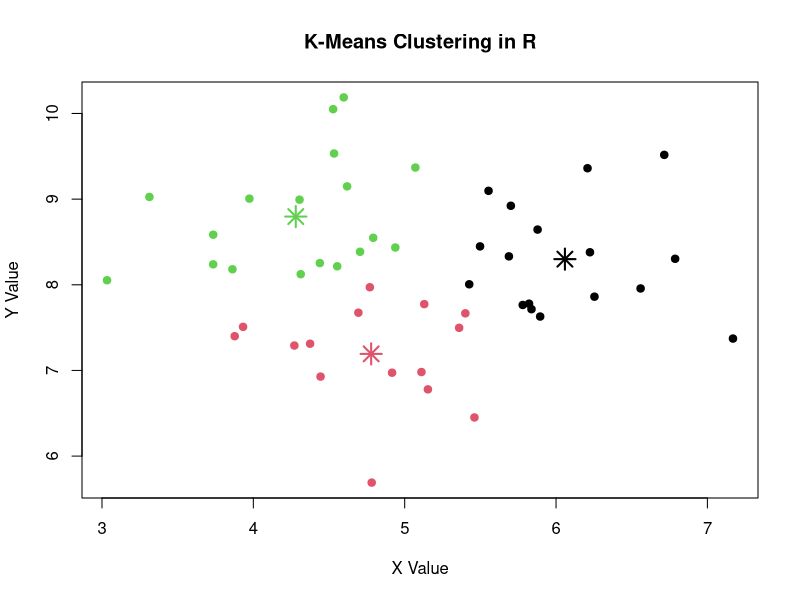

The R source for this figure:
set.seed(123)
x <- rnorm(50, mean = 5)
y <- rnorm(50, mean = 8)
data <- data.frame(x, y)

#  k-means clustering
clusters <- kmeans(data, centers = 3)

# Printing  cluster results
cat("Cluster centers:\n")
print(clusters$centers)

cat("\nCluster assignments:\n")
print(clusters$cluster)

# plot
png("kmeans_clusters.png", width = 600, height = 450)
plot(data$x, data$y, col = clusters$cluster, pch = 19,
     main = "K-Means Clustering in R",
     xlab = "X Value", ylab = "Y Value")
points(clusters$centers, col = 1:3, pch = 8, cex = 2, lwd = 2)
dev.off()

cat("\nSaved plot: kmeans_clusters.png\n")
